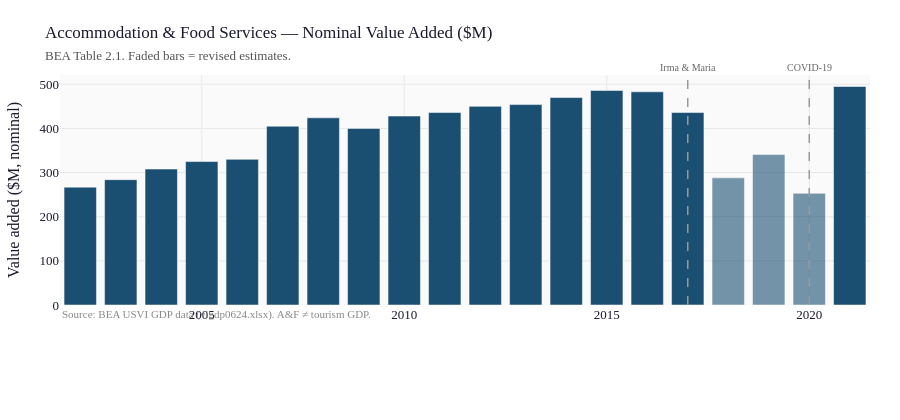

Source (notebook cell):
### Markdown cell above
---
## 2. Accommodation & Food Services — Nominal Value Added

### Code cell
fig = go.Figure()
fig.add_trace(
    go.Bar(
        x=af_nom["year"],
        y=af_nom["af_nom"],
        name="A&F value added ($M)",
        marker_color=PALETTE["value_added"],
        # Mark revised values with lower opacity
        marker_opacity=[0.6 if r else 1.0 for r in af_nom["vintage_flag"].eq("r")],
    )
)
fig.update_layout(
    title=dict(
        text="Accommodation & Food Services — Nominal Value Added ($M)<br>"
        '<span style="font-size:13px;color:#555">BEA Table 2.1. Faded bars = revised estimates.</span>',
        font=dict(size=17),
    ),
    yaxis_title="Value added ($M, nominal)",
    height=420,
    annotations=[
        dict(
            xref="paper",
            yref="paper",
            x=0,
            y=-0.08,
            text='<span style="color:#888;font-size:11px">Source: BEA USVI GDP data (vigdp0624.xlsx). A&F ≠ tourism GDP.</span>',
            showarrow=False,
            xanchor="left",
        )
    ],
)
for x_val, label in [(2017, "Irma & Maria"), (2020, "COVID-19")]:
    fig.add_vline(
        x=x_val,
        line=dict(color="#999", width=1.5, dash="dash"),
        annotation_text=label,
        annotation_position="top",
        annotation_font=dict(size=10, color="#666"),
    )
fig.show()

### Figure 1 — Plotly figure (JSON) as saved in the notebook; plotly's stock layout.template omitted (floating-point values rounded to 4 significant figures)
{"data": [{"marker": {"color": "#1a4f72", "opacity": [1, 1, 1, 1, 1, 1, 1, 1, 1, 1, 1, 1, 1, 1, 1, 1, 0.6, 0.6, 0.6, 1]}, "name": "A&F value added ($M)", "type": "bar", "x": [2002, 2003, 2004, 2005, 2006, 2007, 2008, 2009, 2010, 2011, 2012, 2013, 2014, 2015, 2016, 2017, 2018, 2019, 2020, 2021], "y": [267.0, 284.0, 308.0, 325.0, 330.0, 405.0, 424.0, 400.0, 428.0, 436.0, 450.0, 454.0, 470.0, 486.0, 483.0, 436.0, 288.0, 341.0, 253.0, 495.0]}], "layout": {"annotations": [{"showarrow": false, "text": "<span style=\"color:#888;font-size:11px\">Source: BEA USVI GDP data (vigdp0624.xlsx). A&F ≠ tourism GDP.</span>", "x": 0, "xanchor": "left", "xref": "paper", "y": -0.08, "yref": "paper"}, {"font": {"color": "#666", "size": 10}, "showarrow": false, "text": "Irma & Maria", "x": 2017, "xanchor": "center", "xref": "x", "y": 1, "yanchor": "bottom", "yref": "y domain"}, {"font": {"color": "#666", "size": 10}, "showarrow": false, "text": "COVID-19", "x": 2020, "xanchor": "center", "xref": "x", "y": 1, "yanchor": "bottom", "yref": "y domain"}], "height": 420, "shapes": [{"line": {"color": "#999", "dash": "dash", "width": 1.5}, "type": "line", "x0": 2017, "x1": 2017, "xref": "x", "y0": 0, "y1": 1, "yref": "y domain"}, {"line": {"color": "#999", "dash": "dash", "width": 1.5}, "type": "line", "x0": 2020, "x1": 2020, "xref": "x", "y0": 0, "y1": 1, "yref": "y domain"}], "title": {"font": {"size": 17}, "text": "Accommodation & Food Services — Nominal Value Added ($M)<br><span style=\"font-size:13px;color:#555\">BEA Table 2.1. Faded bars = revised estimates.</span>"}, "yaxis": {"title": {"text": "Value added ($M, nominal)"}}}}
